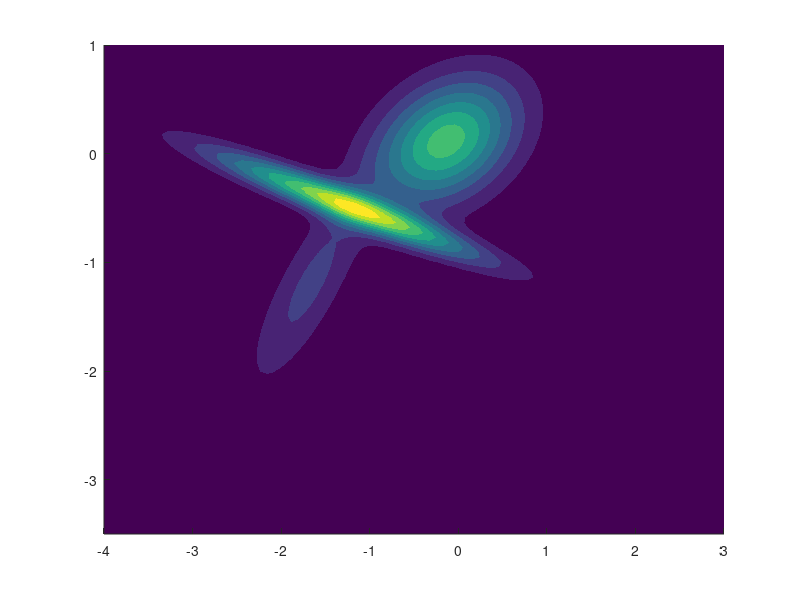

MATLAB code to generate this figure:
clear;
clc;

function z = gaussian(x,mean,cov, covinv)
  z =(1/sqrt((2*pi)*det(cov)))*exp(-0.5*(x-mean)'*covinv*(x-mean));
end

function z = gaussmix(x,means,covs,covinvs,priors)
  m = rows(means);
  z = 0;
  for c = 1:columns(priors)
    mean = means(:,c);
    cov = reshape(covs(:,c),[m,m]);
    covinv = reshape(covinvs(:,c),[m,m]);
    z += priors(c)*gaussian(x,mean,cov,covinv);
  end
end

function Z = gaussmixN(X,means,covs,priors)
  k = columns(priors);
  m = rows(means);
  covinvs = [];
  for c = 1:k
    cov = covs(:,c);
    cov = reshape(cov,[m,m]);
    covinv = inv(cov);
    covinvs = [covinvs,covinv(:)];
  end
  n = rows(X);
  Z = zeros(n,1);
  for i = 1:n
    Z(i) = gaussmix(X(i,:)',means,covs,covinvs,priors);
  end
end

function P = posteriors(X,means,covs, priors)
  k = columns(priors);
  n = rows(X);
  m = columns(X);
  P = zeros(n,k);
  covinvs = [];
  for c = 1:k
    cov = covs(:,c);
    cov = reshape(cov,[m,m]);
    covinv = inv(cov);
    covinvs = [covinvs,covinv(:)];
  end
  for i = 1:n
    probs = [];
    for c = 1:k
      prior = priors(c);
      mean = means(:,c);
      cov = reshape(covs(:,c),[m,m]);
      covinv = reshape(covinvs(:,c),[m,m]);
      probs = [probs,prior*gaussian(X(i,:)',mean,cov,covinv)];
    end
    s = sum(probs);
    for c = 1:k
      P(i,c) = probs(c)/s;
    end
  end
end

gauss = @(x,mean,cov) gaussian(x,mean,cov,inv(cov));
n_gauss = @(x,mean,cov) n_gaussian(x,mean,cov,inv(cov));




X = load('mixture.txt');
n = rows(X);
m = columns(X);
k = 3;

priors = (ones(1,k)*(1/k));
rand_indices = randperm(n,k);
means = [];
covariances = [];
for c = 1:k
  means = [means, X(rand_indices(c),:)'];
  %means = [means, rand(2,1)*5];
  covariances = [covariances, eye(m,m)(:)];
end

means

for iter = 1:13
  gamma_ik = posteriors(X,means,covariances,priors);
  for c = 1:k
    nk = sum(gamma_ik(:,c));
    % update prior
    priors(:,c) = nk/n;
    % update mean
    mean = zeros(m,1);
    for i = 1:n
      mean += gamma_ik(i,c)*X(i,:)';
    end
    mean *= 1/nk;
    means(:,c) = mean;
    % update covariance
    cov = zeros(m,m);
    for i = 1:n
      diff = X(i,:)' - mean;
      cov += gamma_ik(i,c)*diff*diff';
    end
    cov *= 1/nk;
    covariances(:,c) = cov(:);
  end
end
priors
means
covariances

x = linspace(-4,3,100);
y = linspace(-3.5,1,100);
[x,y] = meshgrid(x,y);
shape = size(x);
Z = gaussmixN([x(:),y(:)],means,covariances,priors);
Z = reshape(Z,shape);
hold on;
scatter(X(:,1),X(:,2),'white','x');
contourf(x,y,Z,'LineColor', 'none');